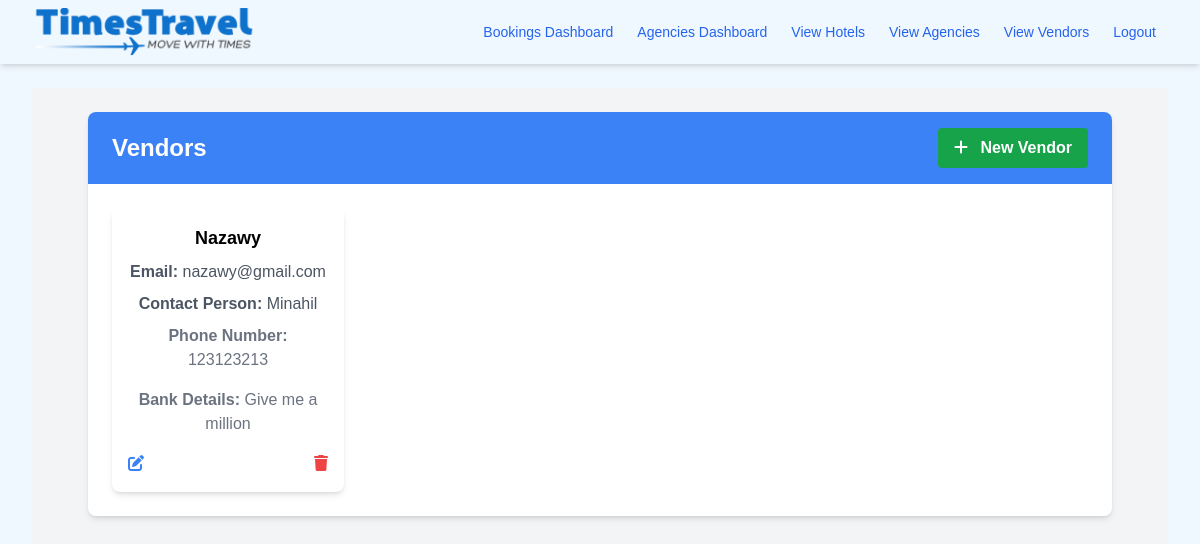
/vendors (signed in), run on the app's committed database.
### app/models.py (models this page shows, shortened)
class Vendor(db.Model):
    __tablename__ = 'vendors'
    id = Column(Integer, primary_key=True)
    name = Column(String(100), nullable=False)
    email = Column(String(120), unique=True, nullable=False)
    contact_person = Column(String(100), nullable=False)
    phone_number = Column(BigInteger, nullable=True)  # Phone number field
    bank_details = Column(String(255), nullable=True)
    hotels = relationship('Hotel', back_populates='vendor', lazy=True)

### app/routes/vendors_routes.py (the view)
@vendor_bp.route('/vendors', methods=['GET'])
@login_required
@roles_required('super_admin', 'admin', 'data_entry')
def view_vendors():
    vendors = Vendor.query.all()
    return render_template('vendors/view_vendors.html', title='View Vendors', vendors=vendors)

### app/models.py (called while the page is built)
@login.user_loader
def load_user(id):
    return User.query.get(int(id))

### app/templates/vendors/view_vendors.html (shortened to what this page needs)
{% extends "base.html" %}
{% block content %}
<div class="bg-gray-100 min-h-screen py-6">
  <div class="container mx-auto bg-white rounded-lg shadow-md overflow-hidden">
    <div class="bg-blue-500 text-white py-4 px-6 flex justify-between items-center">
      <h1 class="font-bold text-2xl">Vendors</h1>
      {% if current_user.role in ['super_admin', 'admin'] %}
        <a
          href="{{ url_for('vendor.create_vendor') }}"
          class="bg-green-600 hover:bg-green-700 text-white font-semibold py-2 px-4 rounded transition-colors duration-200"
        >
          <i class="fas fa-plus mr-2"></i> New Vendor
        </a>
      {% endif %}
    </div>
    <div class="py-6 px-6">
      <ul class="grid grid-cols-1 sm:grid-cols-2 md:grid-cols-3 lg:grid-cols-4 gap-4">
        {% for vendor in vendors %}
        <li class="bg-white rounded-lg shadow-md overflow-hidden">
          <div class="p-4">
            <h2 class="text-lg font-semibold mb-2">{{ vendor.name }}</h2>
            <p class="text-gray-600 mb-2"><strong>Email:</strong> {{ vendor.email }}</p>
            <p class="text-gray-600 mb-2"><strong>Contact Person:</strong> {{ vendor.contact_person }}</p>
            <p class="text-gray-500 mb-4"><strong>Phone Number:</strong> {{ vendor.phone_number }}</p>
            <p class="text-gray-500 mb-4"><strong>Bank Details:</strong> {{ vendor.bank_details }}</p>
            <div class="flex justify-between items-center">
              <a
                href="{{ url_for('vendor.update_vendor', vendor_id=vendor.id) }}"
                class="text-blue-500 hover:text-blue-600 mr-2"
              >
                <i class="fas fa-edit"></i>
              </a>
              <form
                action="{{ url_for('vendor.delete_vendor', vendor_id=vendor.id) }}"
                method="post"
                class="inline"
              >
                <button type="submit" class="text-red-500 hover:text-red-600" onclick="return confirm('Are you sure you want to delete this vendor?');">
                  <i class="fas fa-trash"></i>
                </button>
              </form>
            </div>
          </div>
        </li>
        {% endfor %}
      </ul>
    </div>
  </div>
</div>
{% endblock %}

### app/static/css/style.css (style rules this page uses)
body { font-family: Arial, Helvetica, sans-serif; background: url('../images/backpic.jpeg') ; background-position: center; background-repeat: no-repeat; background-size: cover; height: 600px; }

### app/templates/base.html (style rules this page uses)
body { font-family: Arial, sans-serif; background-color: #f0f8ff; text-align: center; }

### data on the page
Vendor: name "Nazawy", email "nazawy@gmail.com", contact_person "Minahil", phone_number "123123213", bank_details "Give me a million"
